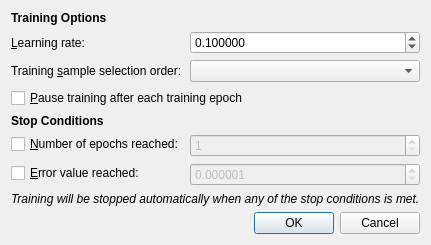
<?xml version="1.0" encoding="UTF-8"?>
<ui version="4.0">
 <class>AdalineTrainingOptionsDialog</class>
 <widget class="QDialog" name="AdalineTrainingOptionsDialog">
  <property name="geometry">
   <rect>
    <x>0</x>
    <y>0</y>
    <width>528</width>
    <height>252</height>
   </rect>
  </property>
  <property name="windowTitle">
   <string>Training Options</string>
  </property>
  <layout class="QVBoxLayout" name="verticalLayout">
   <property name="sizeConstraint">
    <enum>QLayout::SetFixedSize</enum>
   </property>
   <item>
    <layout class="QFormLayout" name="formLayout">
     <item row="0" column="0">
      <widget class="QLabel" name="labelHeadingTrainingOptions">
       <property name="font">
        <font>
         <weight>75</weight>
         <bold>true</bold>
        </font>
       </property>
       <property name="text">
        <string>Training Options</string>
       </property>
      </widget>
     </item>
     <item row="1" column="0">
      <widget class="QLabel" name="labelLearningRate">
       <property name="text">
        <string>&amp;Learning rate:</string>
       </property>
       <property name="buddy">
        <cstring>editLearningRate</cstring>
       </property>
      </widget>
     </item>
     <item row="2" column="0">
      <widget class="QLabel" name="labelTrainingSampleSelectionOrder">
       <property name="text">
        <string>Training &amp;sample selection order:</string>
       </property>
       <property name="buddy">
        <cstring>comboBoxSampleSelectionOrder</cstring>
       </property>
      </widget>
     </item>
     <item row="4" column="0">
      <widget class="QLabel" name="labelHeadingStopConditions">
       <property name="font">
        <font>
         <weight>75</weight>
         <bold>true</bold>
        </font>
       </property>
       <property name="text">
        <string>Stop Conditions</string>
       </property>
      </widget>
     </item>
     <item row="5" column="0">
      <widget class="QCheckBox" name="checkBoxMaxEpochs">
       <property name="text">
        <string>&amp;Number of epochs reached:</string>
       </property>
      </widget>
     </item>
     <item row="6" column="0">
      <widget class="QCheckBox" name="checkBoxStopError">
       <property name="text">
        <string>&amp;Error value reached:</string>
       </property>
      </widget>
     </item>
     <item row="3" column="0" colspan="2">
      <widget class="QCheckBox" name="checkBoxPauseAfterSample">
       <property name="text">
        <string>&amp;Pause training after each training epoch</string>
       </property>
      </widget>
     </item>
     <item row="1" column="1">
      <widget class="QDoubleSpinBox" name="editLearningRate">
       <property name="decimals">
        <number>6</number>
       </property>
       <property name="minimum">
        <double>0.000001000000000</double>
       </property>
       <property name="maximum">
        <double>1.000000000000000</double>
       </property>
       <property name="singleStep">
        <double>0.100000000000000</double>
       </property>
       <property name="value">
        <double>0.100000000000000</double>
       </property>
      </widget>
     </item>
     <item row="2" column="1">
      <widget class="QComboBox" name="comboBoxSampleSelectionOrder"/>
     </item>
     <item row="5" column="1">
      <widget class="QSpinBox" name="editMaxEpochs">
       <property name="enabled">
        <bool>false</bool>
       </property>
       <property name="minimum">
        <number>1</number>
       </property>
       <property name="maximum">
        <number>1000000</number>
       </property>
      </widget>
     </item>
     <item row="6" column="1">
      <widget class="QDoubleSpinBox" name="editStopError">
       <property name="enabled">
        <bool>false</bool>
       </property>
       <property name="decimals">
        <number>6</number>
       </property>
       <property name="minimum">
        <double>0.000001000000000</double>
       </property>
       <property name="maximum">
        <double>1000000.000000000000000</double>
       </property>
       <property name="singleStep">
        <double>0.000001000000000</double>
       </property>
      </widget>
     </item>
    </layout>
   </item>
   <item>
    <widget class="QLabel" name="label">
     <property name="font">
      <font>
       <italic>true</italic>
      </font>
     </property>
     <property name="text">
      <string>Training will be stopped automatically when any of the stop conditions is met.</string>
     </property>
    </widget>
   </item>
   <item>
    <widget class="QDialogButtonBox" name="buttonBox">
     <property name="orientation">
      <enum>Qt::Horizontal</enum>
     </property>
     <property name="standardButtons">
      <set>QDialogButtonBox::Cancel|QDialogButtonBox::Ok</set>
     </property>
    </widget>
   </item>
  </layout>
 </widget>
 <tabstops>
  <tabstop>editLearningRate</tabstop>
  <tabstop>comboBoxSampleSelectionOrder</tabstop>
  <tabstop>checkBoxPauseAfterSample</tabstop>
  <tabstop>checkBoxMaxEpochs</tabstop>
  <tabstop>editMaxEpochs</tabstop>
  <tabstop>checkBoxStopError</tabstop>
  <tabstop>editStopError</tabstop>
 </tabstops>
 <resources/>
 <connections>
  <connection>
   <sender>buttonBox</sender>
   <signal>accepted()</signal>
   <receiver>AdalineTrainingOptionsDialog</receiver>
   <slot>accept()</slot>
   <hints>
    <hint type="sourcelabel">
     <x>227</x>
     <y>234</y>
    </hint>
    <hint type="destinationlabel">
     <x>157</x>
     <y>251</y>
    </hint>
   </hints>
  </connection>
  <connection>
   <sender>buttonBox</sender>
   <signal>rejected()</signal>
   <receiver>AdalineTrainingOptionsDialog</receiver>
   <slot>reject()</slot>
   <hints>
    <hint type="sourcelabel">
     <x>295</x>
     <y>240</y>
    </hint>
    <hint type="destinationlabel">
     <x>286</x>
     <y>251</y>
    </hint>
   </hints>
  </connection>
 </connections>
</ui>
